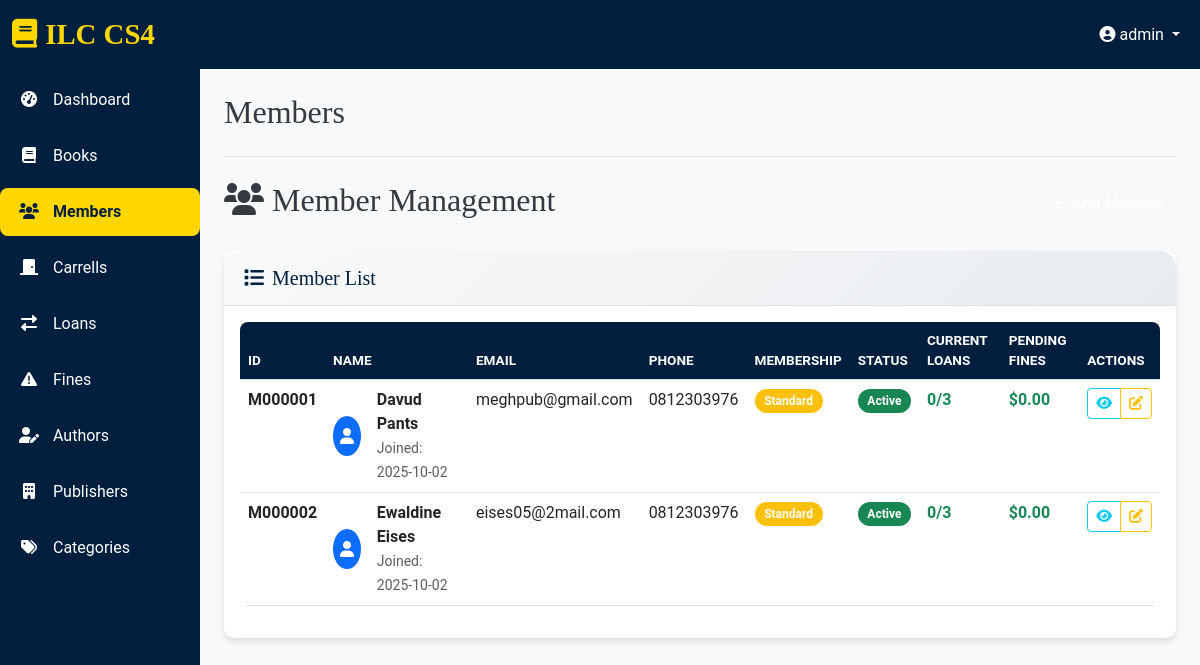
Screenshot of /members (signed in) with the database file from the repository.
### app.py (models this page shows, shortened)
class User(db.Model, UserMixin):
    id = db.Column(db.Integer, primary_key=True)
    username = db.Column(db.String(50), unique=True, nullable=False)
    password_hash = db.Column(db.String(128), nullable=False)
    role = db.Column(db.String(20), nullable=False, default='member')  # member, librarian, admin
    created_at = db.Column(db.DateTime, default=datetime.utcnow)

class Member(db.Model):
    id = db.Column(db.String(10), primary_key=True)
    first_name = db.Column(db.String(100), nullable=False)
    last_name = db.Column(db.String(100), nullable=False)
    email = db.Column(db.String(120), unique=True, nullable=False)
    phone = db.Column(db.String(20), nullable=False)
    address = db.Column(db.Text, nullable=False)
    membership_type = db.Column(db.String(20), nullable=False, default='standard')  # standard, premium
    membership_status = db.Column(db.String(20), nullable=False, default='active')  # active, suspended, expired
    max_books = db.Column(db.Integer, nullable=False, default=3)
    user_id = db.Column(db.Integer, db.ForeignKey('user.id'), nullable=False)
    created_at = db.Column(db.DateTime, default=datetime.utcnow)
    loans = db.relationship('Loan', backref='member', lazy=True)
    fines = db.relationship('Fine', backref='member', lazy=True)
    @property
    def full_name(self):
        return f"{self.first_name} {self.last_name}"
    @property
    def current_loans_count(self):
        return Loan.query.filter_by(member_id=self.id, return_date=None).count()
    @property
    def total_fines_due(self):
        return db.session.query(func.sum(Fine.amount)).filter(
            Fine.member_id == self.id,
            Fine.paid_date == None
        ).scalar() or 0.0

### app.py (the view)
@app.route('/members')
@login_required
def members():
    if current_user.role not in ['admin', 'librarian']:
        flash('Access denied', 'error')
        return redirect(url_for('dashboard'))
    members = Member.query.all()
    form = MemberRegistrationForm()
    return render_template('members.html', title='Members', members=members, form=form)

### app.py (called while the page is built)
@app.context_processor
def inject_now():
    return {'now': datetime.utcnow()}

@login_manager.user_loader
def load_user(user_id):
    return User.query.get(int(user_id))

### templates/members.html (shortened to what this page needs)
{% extends "base.html" %}
{% block content %}
<div class="d-flex justify-content-between align-items-center mb-4">
    <h2><i class="fas fa-users me-2"></i>Member Management</h2>
    {% if current_user.role in ['admin', 'librarian'] %}
    <button class="btn btn-primary" data-bs-toggle="modal" data-bs-target="#addMemberModal">
        <i class="fas fa-plus me-2"></i>Add Member
    </button>
    {% endif %}
</div>
<div class="card">
    <div class="card-header">
        <h5 class="mb-0"><i class="fas fa-list me-2"></i>Member List</h5>
    </div>
    <div class="card-body">
        {% if members %}
        <div class="table-responsive">
            <table class="table table-hover">
                <thead>
                    <tr>
                        <th>ID</th>
                        <th>Name</th>
                        <th>Email</th>
                        <th>Phone</th>
                        <th>Membership</th>
                        <th>Status</th>
                        <th>Current Loans</th>
                        <th>Pending Fines</th>
                        <th>Actions</th>
                    </tr>
                </thead>
                <tbody>
                    {% for member in members %}
                    <tr>
                        <td><strong>{{ member.id }}</strong></td>
                        <td>
                            <div class="d-flex align-items-center">
                                <div class="bg-primary rounded-circle d-flex align-items-center justify-content-center me-3" style="width: 40px; height: 40px;">
                                    <i class="fas fa-user text-white"></i>
                                </div>
                                <div>
                                    <div class="fw-bold">{{ member.full_name }}</div>
                                    <small class="text-muted">Joined: {{ member.created_at.strftime('%Y-%m-%d') }}</small>
                                </div>
                            </div>
                        </td>
                        <td>{{ member.email }}</td>
                        <td>{{ member.phone }}</td>
                        <td>
                            <span class="badge bg-{{ 'warning' if member.membership_type == 'standard' else 'info' }} text-capitalize">
                                {{ member.membership_type }}
                            </span>
                        </td>
                        <td>
                            <span class="badge bg-{{ 'success' if member.membership_status == 'active' else 'danger' }} text-capitalize">
                                {{ member.membership_status }}
                            </span>
                        </td>
                        <td>
                            <span class="fw-bold {{ 'text-danger' if member.current_loans_count >= member.max_books else 'text-success' }}">
                                {{ member.current_loans_count }}/{{ member.max_books }}
                            </span>
                        </td>
                        <td>
                            <span class="fw-bold {{ 'text-danger' if member.total_fines_due > 0 else 'text-success' }}">
                                ${{ "%.2f"|format(member.total_fines_due) }}
                            </span>
                        </td>
                        <td>
                            <div class="btn-group">
                                <button class="btn btn-sm btn-outline-info view-member-btn"
                                        data-member-id="{{ member.id }}"
                                        data-member-name="{{ member.full_name }}"
                                        data-member-email="{{ member.email }}"
                                        data-member-phone="{{ member.phone }}"
                                        data-member-address="{{ member.address }}"
                                        data-member-type="{{ member.membership_type }}"
                                        data-member-status="{{ member.membership_status }}"
                                        data-member-loans="{{ member.current_loans_count }}/{{ member.max_books }}"
                                        data-member-fines="${{ '%.2f'|format(member.total_fines_due) }}"
                                        data-member-joined="{{ member.created_at.strftime('%Y-%m-%d') }}"
                                        title="View Details">
                                    <i class="fas fa-eye"></i>
                                </button>
                                {% if current_user.role in ['admin', 'librarian'] %}
                                <button class="btn btn-sm btn-outline-warning edit-member-btn"
                                        data-member-id="{{ member.id }}"
                                        data-member-first-name="{{ member.first_name }}"
                                        data-member-last-name="{{ member.last_name }}"
                                        data-member-email="{{ member.email }}"
                                        data-member-phone="{{ member.phone }}"
                                        data-member-address="{{ member.address }}"
                                        data-member-type="{{ member.membership_type }}"
                                        data-member-status="{{ member.membership_status }}"
                                        title="Edit Member">
                                    <i class="fas fa-edit"></i>
                                </button>
                                {% endif %}
                            </div>
                        </td>
                    </tr>
                    {% endfor %}
                </tbody>
            </table>
        </div>
        {% endif %}
    </div>
</div>
{% endblock %}

### templates/base.html (shortened to what this page needs)
<!DOCTYPE html>
<html lang="en">
<head>
    <link href="https://cdn.jsdelivr.net/npm/bootstrap@5.3.0-alpha1/dist/css/bootstrap.min.css" rel="stylesheet">
    <link href="https://cdnjs.cloudflare.com/ajax/libs/font-awesome/6.0.0/css/all.min.css" rel="stylesheet">
    <link rel="stylesheet" href="{{ url_for('static', filename='style.css') }}">
</head>
<body class="{% block body_class %}{% endblock %}">
    <nav class="navbar navbar-expand-lg navbar-dark" style="background-color: var(--primary-color);">
    <div class="container-fluid">
        <a class="navbar-brand" href="{{ url_for('dashboard') }}">
            <i class="fas fa-book me-2"></i>ILC CS4
        </a>
        <div class="collapse navbar-collapse" id="navbarNav">
            <ul class="navbar-nav ms-auto">
                {% if current_user.is_authenticated %}
                    <li class="nav-item dropdown">
                        <a class="nav-link dropdown-toggle" href="#" id="navbarDropdown" role="button" data-bs-toggle="dropdown">
                            <i class="fas fa-user-circle me-1"></i>{{ current_user.username }}
                        </a>
                    </li>
                {% endif %}
            </ul>
        </div>
    </div>
</nav>
    <div class="container-fluid">
        <div class="row">
            {% if current_user.is_authenticated %}
            <div class="col-md-3 col-lg-2 d-md-block sidebar collapse" style="height: 230rem;">
                <div class="position-sticky pt-3">
                    <ul class="nav flex-column">
                        <li class="nav-item">
                            <a class="nav-link {% if request.endpoint == 'dashboard' %}active{% endif %}" href="{{ url_for('dashboard') }}">
                                <i class="fas fa-tachometer-alt"></i> Dashboard
                            </a>
                        </li>
                        <li class="nav-item">
                            <a class="nav-link {% if request.endpoint == 'books' %}active{% endif %}" href="{{ url_for('books') }}">
                                <i class="fas fa-book"></i> Books
                            </a>
                        </li>
                        {% if current_user.role in ['admin', 'librarian'] %}
                        <li class="nav-item">
                            <a class="nav-link {% if request.endpoint == 'members' %}active{% endif %}" href="{{ url_for('members') }}">
                                <i class="fas fa-users"></i> Members
                            </a>
                        </li>
                        {% if current_user.role in ['admin', 'librarian'] %}
                        <li class="nav-item">
                            <a class="nav-link {% if request.endpoint == 'carrells' %}active{% endif %}" href="{{ url_for('carrells') }}">
                                <i class="fas fa-door-closed"></i> Carrells
                            </a>
                        </li>
                        {% endif %}
                        <li class="nav-item">
                            <a class="nav-link {% if request.endpoint == 'loans' %}active{% endif %}" href="{{ url_for('loans') }}">
                                <i class="fas fa-exchange-alt"></i> Loans
                            </a>
                        </li>
                        <li class="nav-item">
                            <a class="nav-link {% if request.endpoint == 'fines' %}active{% endif %}" href="{{ url_for('fines') }}">
                                <i class="fas fa-exclamation-triangle"></i> Fines
                            </a>
                        </li>
                        {% endif %}
                        {% if current_user.role in ['admin', 'librarian'] %}
                        <li class="nav-item">
                            <a class="nav-link {% if request.endpoint == 'authors' %}active{% endif %}" href="{{ url_for('authors') }}">
                                <i class="fas fa-user-edit"></i> Authors
                            </a>
                        </li>
                        <li class="nav-item">
                            <a class="nav-link {% if request.endpoint == 'publishers' %}active{% endif %}" href="{{ url_for('publishers') }}">
                                <i class="fas fa-building"></i> Publishers
                            </a>
                        </li>
                        <li class="nav-item">
                            <a class="nav-link {% if request.endpoint == 'categories' %}active{% endif %}" href="{{ url_for('categories') }}">
                                <i class="fas fa-tags"></i> Categories
                            </a>
                        </li>
                        {% endif %}
                    </ul>
                </div>
            </div>
            {% endif %}
            <main class="col-md-9 ms-sm-auto col-lg-10 px-md-4 py-4">
                <div class="d-flex justify-content-between flex-wrap flex-md-nowrap align-items-center pb-3 mb-4 border-bottom">
                    <h1 class="h2"> {{ title }}</h1>
                </div>
                {% block content %}{% endblock %}
            </main>
        </div>
    </div>
</body>
</html>

### static/style.css (style rules this page uses)
body { font-family: 'Roboto', sans-serif; background-color: var(--light-color); color: var(--dark-color); }
h1, h2, h3, h4, h5, h6 { font-family: 'Playfair Display', serif; }
.navbar-brand { font-family: 'Playfair Display', serif; font-size: 1.8rem; color: var(--secondary-color) !important; }
.navbar-nav .nav-link { color: white !important; transition: all 0.3s ease; }
.sidebar .nav-link { color: white; transition: all 0.3s ease; border-radius: 8px; margin: 4px 0; padding: 0.75rem 1rem; }
.sidebar .nav-link.active { background-color: var(--secondary-color); color: var(--primary-color); font-weight: bold; }
.card-header { background: linear-gradient(135deg, #f8f9fa 0%, #e9ecef 100%); border-bottom: 1px solid #dee2e6; border-radius: 16px 16px 0 0 !important; font-weight: bold; color: var(--primary-color); }
.btn-primary { background: linear-gradient(135deg, var(--primary-color) 0%, darken(var(--primary-color), 10%) 100%); border: none; color: white; }
.table { border-radius: 8px; overflow: hidden; }
.table thead th { background-color: var(--primary-color); color: white; font-weight: 600; text-transform: uppercase; font-size: 0.85rem; }
.badge { font-weight: bold; padding: 0.5em 0.8em; }

### templates/base.html (style rules this page uses)
:root { --primary-color: #2c3e50; --secondary-color: #3498db; --accent-color: #e74c3c; --success-color: #27ae60; --warning-color: #f39c12; --light-color: #ecf0f1; --dark-color: #2c3e50; }
body { background-color: #f8f9fa; font-family: 'Segoe UI', Tahoma, Geneva, Verdana, sans-serif; }
.navbar-brand { font-weight: bold; color: var(--primary-color) !important; }
main { margin-left: 16.666667%; width: calc(100% - 16.666667%); }
.sidebar { background-color: var(--primary-color); color: white; min-height: calc(100vh - 56px); padding: 0; position: fixed; top: 56px; left: 0; width: 16.666667%; height: calc(100vh - 56px); overflow-y: auto; z-index: 1000; }
.sidebar .nav-link { color: rgba(255, 255, 255, 0.8); padding: 12px 20px; border-left: 3px solid transparent; }
.sidebar .nav-link:hover, .sidebar .nav-link.active { color: white; background-color: rgba(255, 255, 255, 0.1); border-left: 3px solid var(--secondary-color); }
.sidebar .nav-link i { margin-right: 10px; width: 20px; text-align: center; }
.card { border: none; border-radius: 10px; box-shadow: 0 4px 6px rgba(0, 0, 0, 0.1); transition: transform 0.2s; margin-bottom: 20px; }
.card-header { background-color: white; border-bottom: 1px solid #eaeaea; font-weight: 600; padding: 15px 20px; }
.btn-primary { background-color: var(--secondary-color); border-color: var(--secondary-color); }
.table th { border-top: none; font-weight: 600; color: var(--dark-color); }
.badge { font-size: 0.75rem; padding: 5px 10px; border-radius: 12px; }

### rows the page displays
User: username "admin"
Member: id "M000001", full_name "Davud Pants", created_at "2025-10-02", email "meghpub@gmail.com", phone "0812303976", membership_type "Standard", membership_status "Active", current_loans_count "0", max_books "3", total_fines_due "0.00"
Member: id "M000002", full_name "Ewaldine Eises", created_at "2025-10-02", email "eises05@2mail.com", phone "0812303976", membership_type "Standard", membership_status "Active", current_loans_count "0", max_books "3", total_fines_due "0.00"

### other values shown
{{ title }} "Members"
